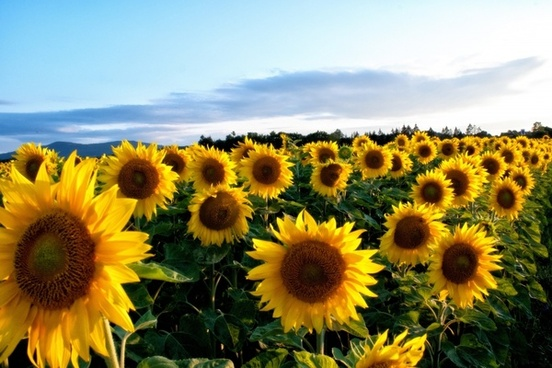
%> input picture 8.jpg, 552 x 368 px
$ octave merge.m   (GNU Octave 9; MATLAB toolbox functions it lacks are replaced by stand-ins)
%> lines starting %> are read from the running program, lines starting %| are printed output that depends on the picture
a=imread ('8.jpg');
%> a is the input picture: size 368x552x3 uint8; mean R, G, B 141.3, 137.8, 100.1
b=imread ('10.jpg');
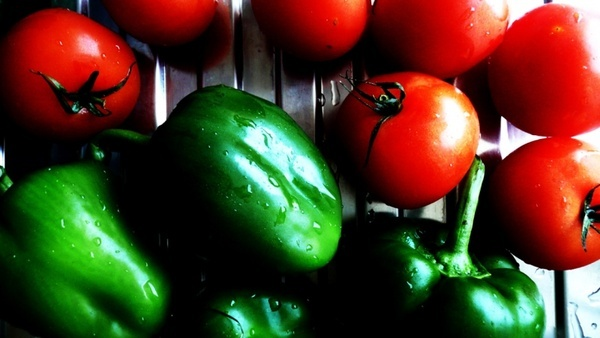
%> input picture 10.jpg, 600 x 338 px
%> b is the input picture: size 338x600x3 uint8; mean R, G, B 79.1, 57.8, 33.3
c = imread('9.jpg');
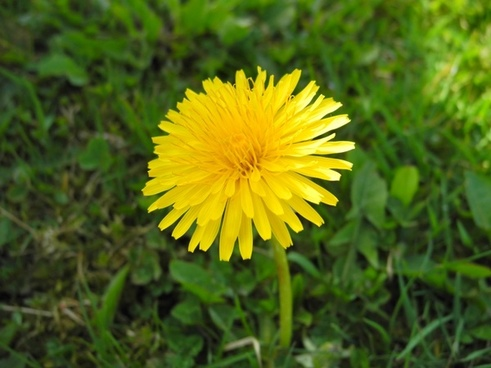
%> input picture 9.jpg, 491 x 368 px
%> c is the input picture: size 368x491x3 uint8; mean R, G, B 82.4, 99.2, 23
d = imread('12.jpg');
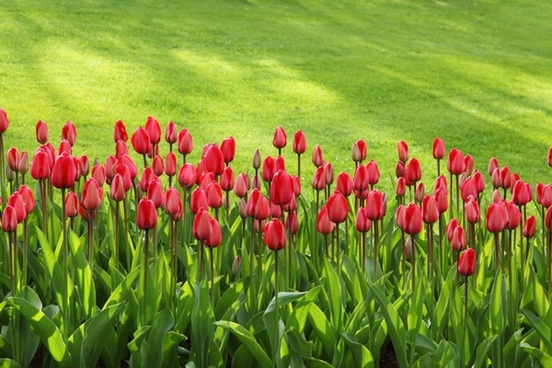
%> input picture 12.jpg, 552 x 368 px
%> d is the input picture: size 368x552x3 uint8; mean R, G, B 129.4, 138.1, 50.5

a1 = imresize (a, [200,200]);
b1= imresize (b, [200,200]);
c1 = imresize(c, [200,200]);
d1 = imresize(d, [200, 200]);
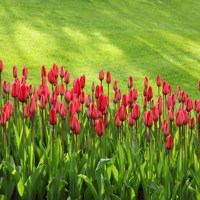
%> d1: size 200x200x3 uint8; mean R, G, B 129.4, 138.1, 50.5

img1 = horzcat(a1, b1);
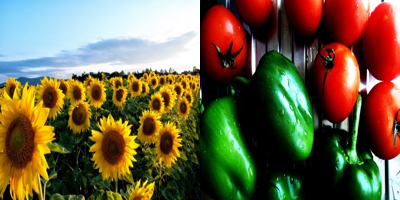
%> img1: size 200x400x3 uint8; mean R, G, B 110.2, 97.8, 66.7
img2 = horzcat(c1, d1);
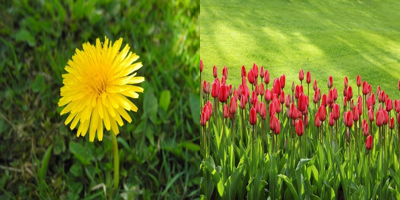
%> img2: size 200x400x3 uint8; mean R, G, B 105.9, 118.6, 36.7
final = vertcat(img1, img2);
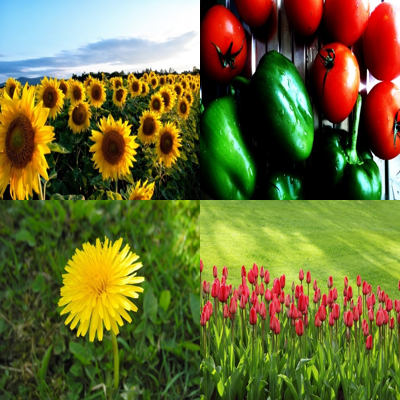
%> final: size 400x400x3 uint8; mean R, G, B 108.1, 108.2, 51.7

subplot(4,4,1),imshow(a1),title('1st image');
subplot(4,4,2),imshow(b1),title('2nd image');
subplot(4,4,3),imshow(c1),title('3rd image');
subplot(4,4,4),imshow(d1),title('4th image');
subplot(4,4,5),imshow(final),title('Merge 4 part image');
